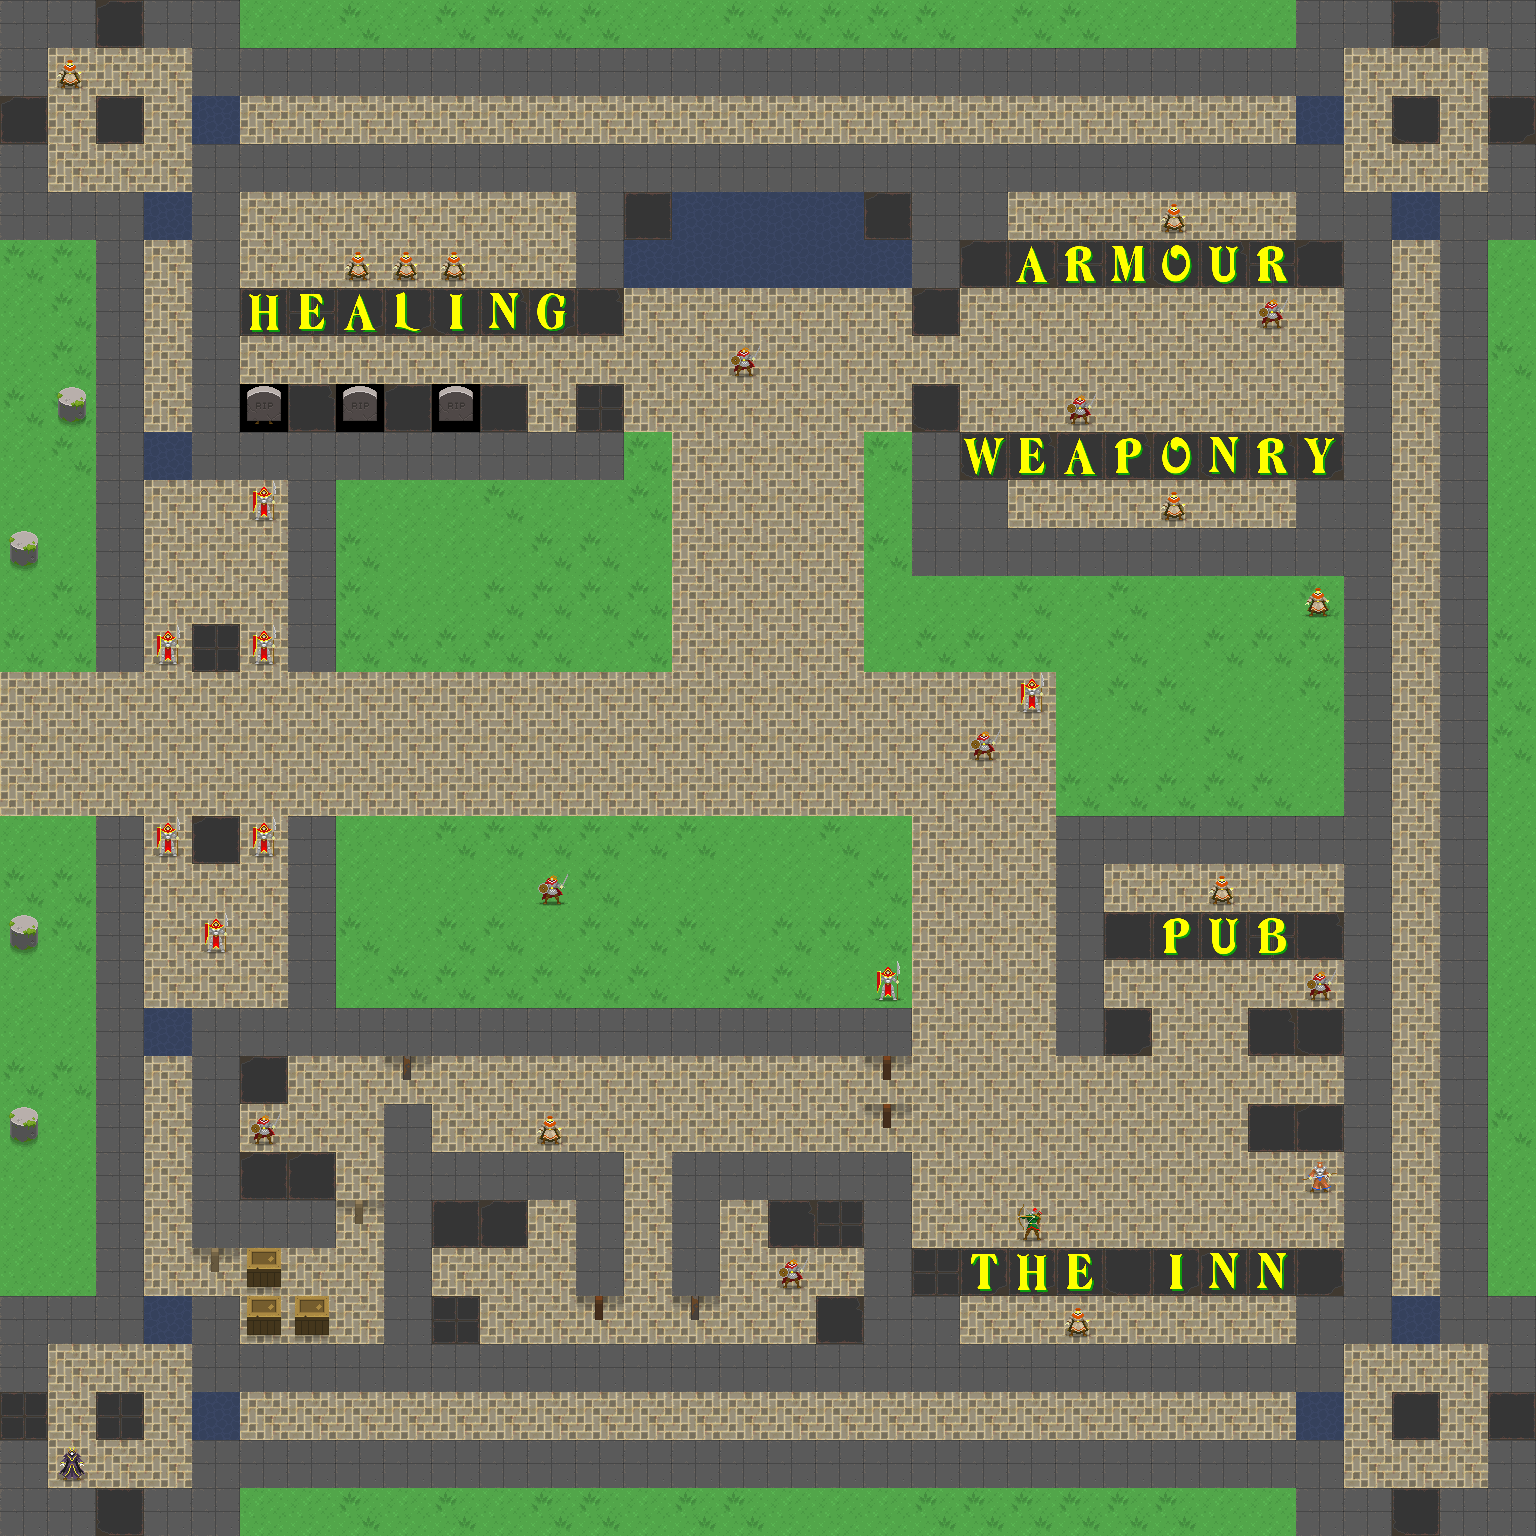

This game map was drawn from its Tiled (.tmx) file and the tilesets committed beside it. A one-line description and the trimmed map source follow:
An orthogonal 32x32 tile map with 48x48 px tiles, 10 tile layers (floor, floor 2, creature, water_edges, ...), 2 tilesets and 32 objects (23x FRIENDLY, 3x TEMPLE, 3x MERCHANT, INNKEEPER, portal).

<map version="1.0" tiledversion="1.1.5" orientation="orthogonal" renderorder="right-down" width="32" height="32" tilewidth="48" tileheight="48" infinite="0" nextobjectid="2">
 <properties>
  <property name="startX" value="1" />
  <property name="startY" value="15" />
 </properties>
 <tileset firstgid="1" name="terrain" tilewidth="48" tileheight="48" tilecount="760" columns="20">
  <image source="uf_terrain.png" width="960" height="1824" />
  <tile id="115">
   <animation>
    <frame tileid="115" duration="500" />
    <frame tileid="116" duration="500" />
    <frame tileid="117" duration="500" />
    <frame tileid="118" duration="500" />
   </animation>
  </tile>
  <tile id="135">
   <animation>
    <frame tileid="135" duration="500" />
    <frame tileid="136" duration="500" />
    <frame tileid="137" duration="500" />
    <frame tileid="138" duration="500" />
   </animation>
  </tile>
  <tile id="155">
   <animation>
    <frame tileid="155" duration="500" />
    <frame tileid="156" duration="500" />
    <frame tileid="157" duration="500" />
    <frame tileid="158" duration="500" />
   </animation>
  </tile>
  <tile id="175">
   <animation>
    <frame tileid="175" duration="500" />
    <frame tileid="176" duration="500" />
    <frame tileid="177" duration="500" />
    <frame tileid="178" duration="500" />
   </animation>
  </tile>
  <tile id="195">
   <animation>
    <frame tileid="195" duration="300" />
    <frame tileid="196" duration="300" />
    <frame tileid="197" duration="300" />
    <frame tileid="198" duration="300" />
   </animation>
  </tile>
  <tile id="215">
   <animation>
    <frame tileid="215" duration="500" />
    <frame tileid="216" duration="500" />
    <frame tileid="217" duration="500" />
    <frame tileid="218" duration="500" />
   </animation>
  </tile>
  <tile id="644">
   <animation>
    <frame tileid="644" duration="200" />
    <frame tileid="645" duration="200" />
   </animation>
  </tile>
  <tile id="664">
   <animation>
    <frame tileid="664" duration="200" />
    <frame tileid="665" duration="200" />
   </animation>
  </tile>
  <tile id="672">
   <animation>
    <frame tileid="672" duration="750" />
    <frame tileid="673" duration="750" />
   </animation>
  </tile>
  <tile id="674">
   <animation>
    <frame tileid="674" duration="750" />
    <frame tileid="675" duration="750" />
   </animation>
  </tile>
 </tileset>
 <tileset firstgid="761" name="heroes" tilewidth="48" tileheight="48" tilecount="560" columns="40">
  <image source="uf_heroes.png" width="1920" height="672" />
 </tileset>
 <layer name="floor" width="32" height="32">
  <data>[1024 cells, 646 non-empty, 3 distinct tile ids]</data>
 </layer>
 <layer name="floor 2" width="32" height="32">
  <data>[1024 cells, 10 non-empty, 1 distinct tile ids]</data>
 </layer>
 <layer name="creature" width="32" height="32">
  <data>[1024 cells, 30 non-empty, 7 distinct tile ids]</data>
 </layer>
 <layer name="water_edges" width="32" height="32">
  <data>[1024 cells, 0 non-empty, 0 distinct tile ids]</data>
 </layer>
 <layer name="shadows" width="32" height="32">
  <data>[1024 cells, 0 non-empty, 0 distinct tile ids]</data>
 </layer>
 <layer name="walls" width="32" height="32">
  <data>[1024 cells, 365 non-empty, 7 distinct tile ids]</data>
 </layer>
 <layer name="props" width="32" height="32">
  <data>[1024 cells, 50 non-empty, 20 distinct tile ids]</data>
 </layer>
 <layer name="door" width="32" height="32">
  <data>[1024 cells, 7 non-empty, 3 distinct tile ids]</data>
 </layer>
 <layer name="torches" width="32" height="32">
  <data>[1024 cells, 0 non-empty, 0 distinct tile ids]</data>
 </layer>
 <layer name="webs" width="32" height="32">
  <data>[1024 cells, 0 non-empty, 0 distinct tile ids]</data>
 </layer>
 <objectgroup name="people">
  <object id="1" name="Guard" type="FRIENDLY" x="864" y="960" width="48" height="48">
   <properties>
    <property name="movement" value="FIXED" />
    <property name="tileType" value="guard" />
   </properties>
  </object>
  <object id="1" name="Guard" type="FRIENDLY" x="192" y="912" width="48" height="48">
   <properties>
    <property name="movement" value="FIXED" />
    <property name="tileType" value="guard" />
   </properties>
  </object>
  <object id="2" name="Guard" type="FRIENDLY" x="240" y="480" width="48" height="48">
   <properties>
    <property name="movement" value="WANDER" />
    <property name="tileType" value="guard" />
   </properties>
  </object>
  <object id="5" name="Guard" type="FRIENDLY" x="1008" y="672" width="48" height="48">
   <properties>
    <property name="movement" value="FIXED" />
    <property name="tileType" value="guard" />
   </properties>
  </object>
  <object id="6" name="Timrod" type="FRIENDLY" x="528" y="864" width="48" height="48">
   <properties>
    <property name="movement" value="WANDER" />
    <property name="tileType" value="fighter" />
   </properties>
  </object>
  <object id="7" name="Slithe" type="FRIENDLY" x="960" y="720" width="48" height="48">
   <properties>
    <property name="movement" value="WANDER" />
    <property name="tileType" value="fighter" />
   </properties>
  </object>
  <object id="8" name="X" type="FRIENDLY" x="720" y="336" width="48" height="48">
   <properties>
    <property name="movement" value="WANDER" />
    <property name="tileType" value="fighter" />
   </properties>
  </object>
  <object id="9" name="Max" type="FRIENDLY" x="528" y="1104" width="48" height="48">
   <properties>
    <property name="movement" value="WANDER" />
    <property name="tileType" value="villager" />
   </properties>
  </object>
  <object id="10" name="Luke" type="FRIENDLY" x="1008" y="1200" width="48" height="48">
   <properties>
    <property name="movement" value="FIXED" />
    <property name="tileType" value="ranger" />
   </properties>
  </object>
  <object id="11" name="Nostro" type="FRIENDLY" x="48" y="48" width="48" height="48">
   <properties>
    <property name="movement" value="FOLLOW_AVATAR" />
    <property name="tileType" value="villager" />
   </properties>
  </object>
  <object id="12" name="Senora" type="FRIENDLY" x="48" y="1440" width="48" height="48">
   <properties>
    <property name="movement" value="WANDER" />
    <property name="tileType" value="evil_mage" />
   </properties>
  </object>
  <object id="13" name="Gravnor" type="FRIENDLY" x="1296" y="960" width="48" height="48">
   <properties>
    <property name="movement" value="FIXED" />
    <property name="tileType" value="fighter" />
   </properties>
  </object>
  <object id="14" name="Aesop" type="FRIENDLY" x="1296" y="576" width="48" height="48">
   <properties>
    <property name="movement" value="FIXED" />
    <property name="tileType" value="villager" />
   </properties>
  </object>
  </objectgroup>
 <objectgroup name="portals">
  <!-- 1 objects omitted --></objectgroup>
 <objectgroup name="rooms">
  <!-- 1 objects omitted --></objectgroup>
</map>
<!-- 19 of 32 objects omitted -->
